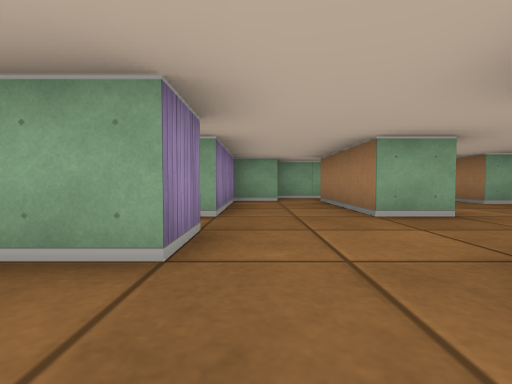
View 1 (above)

14 first-person views from a walk through a cub3D level. The camera is about half as high as the walls, tilts 2° down and sees 85° across. The floor is counted in squares. Each view is taken from the middle of a square. On the plan, view 1 faces up. The plan holds only what a view shows up to about 9 squares ahead; the rest is blank. The place goes on beyond the plan.

View 2
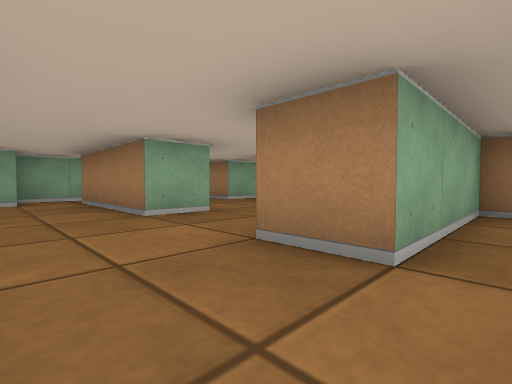

View 3
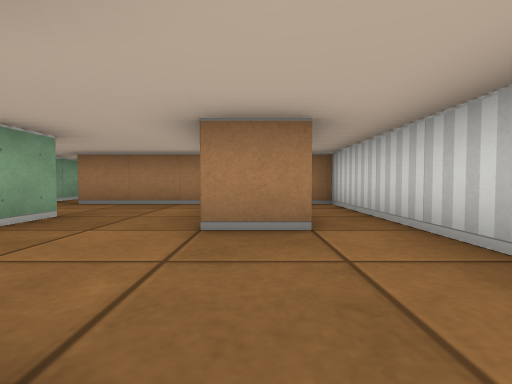

View 4
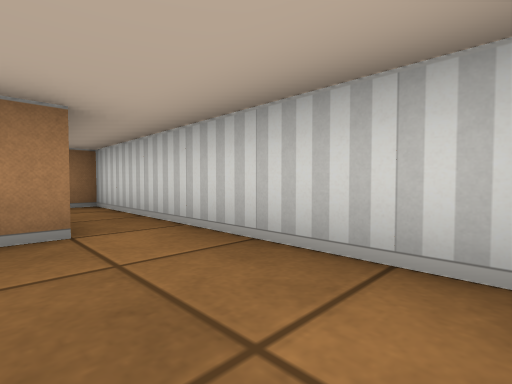

View 5
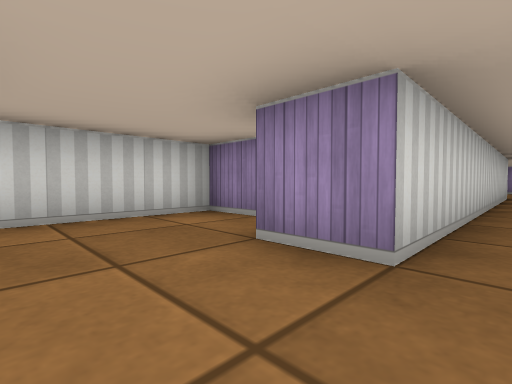

View 6
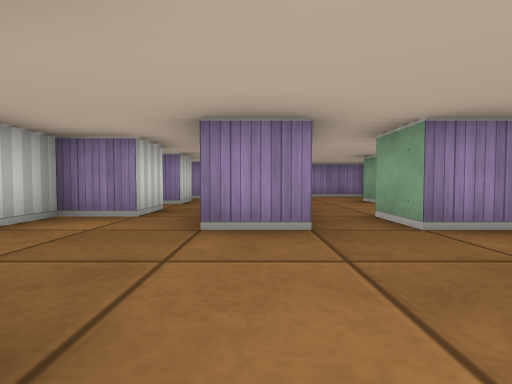

View 7
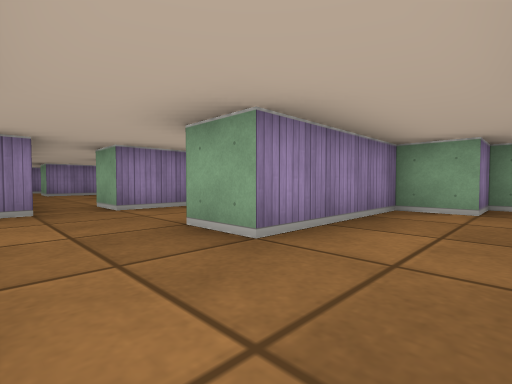

View 8
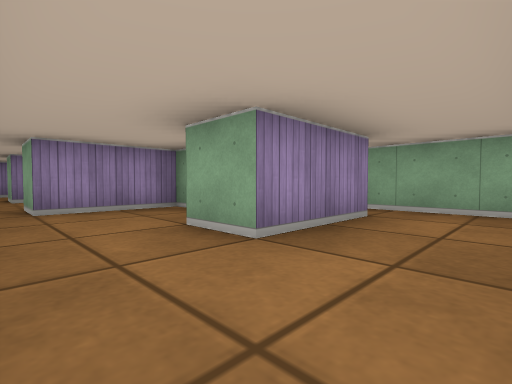

View 9
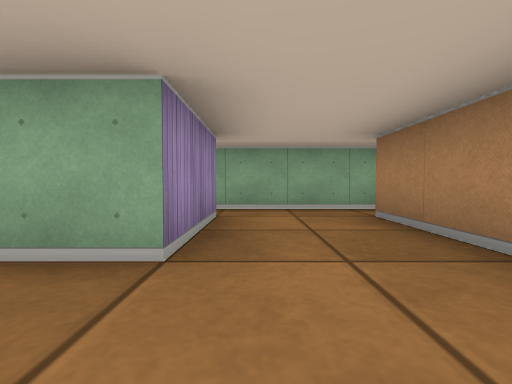

View 10
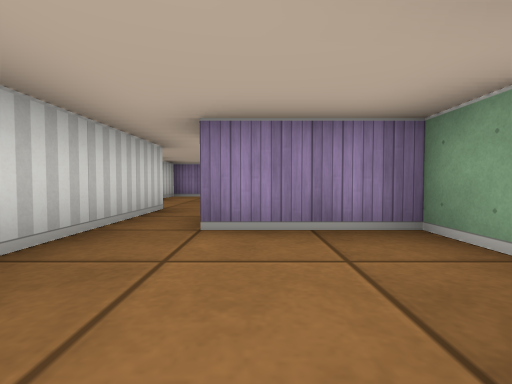

View 11
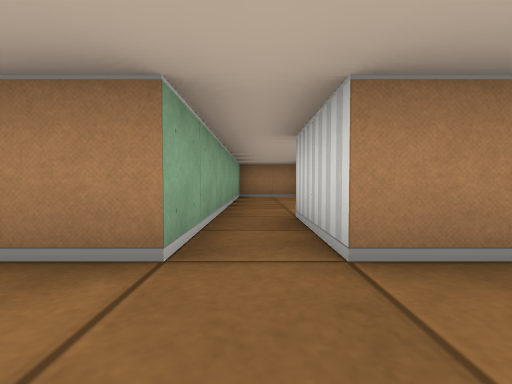

View 12
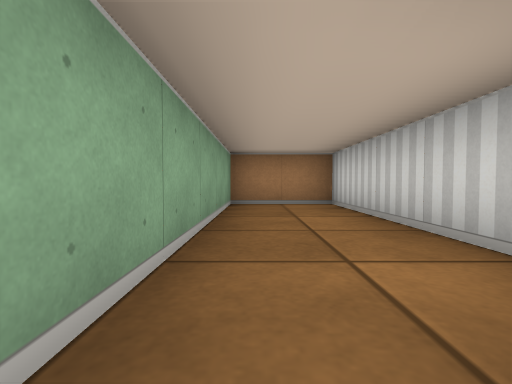

View 13
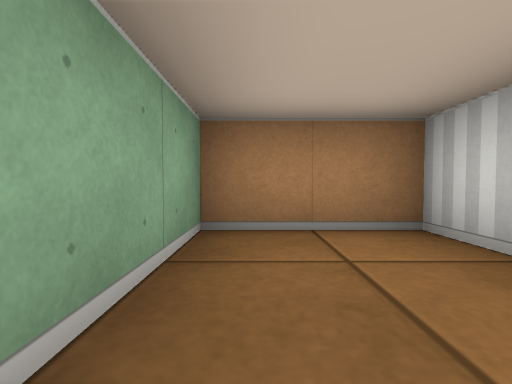

View 14
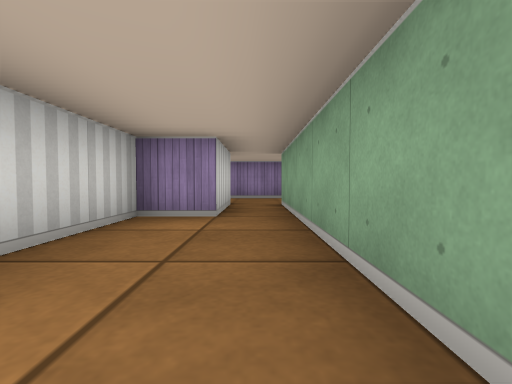

### Floor plan
Points are (right, up) in squares from view 1. A wall is a line through its corners. A room is listed if a view was taken in it or the views show most of it. See-through windows are left out.
Room 1 (views 1, 2, 3, 4, 5)
walls: (1.5, 3.5) (1.5, 6.5); (-0.5, 2.5) (-0.5, 1.5) (-1.5, 1.5); (0.6, 6.5) (-0.5, 6.5) (-0.5, 3.5); (-1.5, 0.5) (-1.5, -0.5) (4.5, -0.5) (4.5, 0.5) (1.5, 0.5) (1.5, 1.5); (1.8, 7.5) (0.5, 7.5)
ways out: opening at (2, 2.5) to room 2; opening at (-1, 3) to room 3; opening at (-2, 1)
Room 2 (views 6, 7)
walls: (2.5, 3.5) (1.5, 3.5); (4.5, 2) (4.5, 3.5)
ways out: opening at (2, 2.5) to room 1; opening at (3.5, 4) to room 4
Room 3 (views 8, 9, 10)
walls: (-3.5, 4.5) (-4.5, 4.5); (-5.6, 5.5) (-6.5, 5.5) (-6.5, 3.5); (-6.5, 2.5) (-0.5, 2.5); (-0.5, 3.5) (-1.5, 3.5)
ways out: opening at (-1, 3) to room 1; opening at (-7, 3); opening at (-2.5, 5.5)
Room 4 (views 11, 12)
walls: (4.5, 3.5) (4.5, 4.5) (6.5, 4.5); (3.5, 7.5) (3.5, 6.5) (2.5, 6.5) (2.5, 3.5); (6.5, 5.5) (4.5, 5.5) (4.5, 6.5)
ways out: opening at (3.5, 4) to room 2; opening at (6, 5) to room 5
Room 5 (views 13, 14)
walls: (6.5, 4.5) (6.5, 3.5) (11.5, 3.5) (11.5, 5.5) (6.5, 5.5)
ways out: opening at (6, 5) to room 4

Positions as (right, up) in squares from view 1, and headings:
1: (0, 0), facing up
2: (0, 0), facing up-right
3: (-1, 1), facing right
4: (-1, 1), facing down-right
5: (1, 3), facing down-left
6: (2, 2), facing left
7: (4, 2), facing up-left
8: (-2, 3), facing up-left
9: (-3, 3), facing up
10: (-4, 4), facing left
11: (3, 5), facing right
12: (6, 5), facing right
13: (9, 5), facing right
14: (10, 5), facing left
